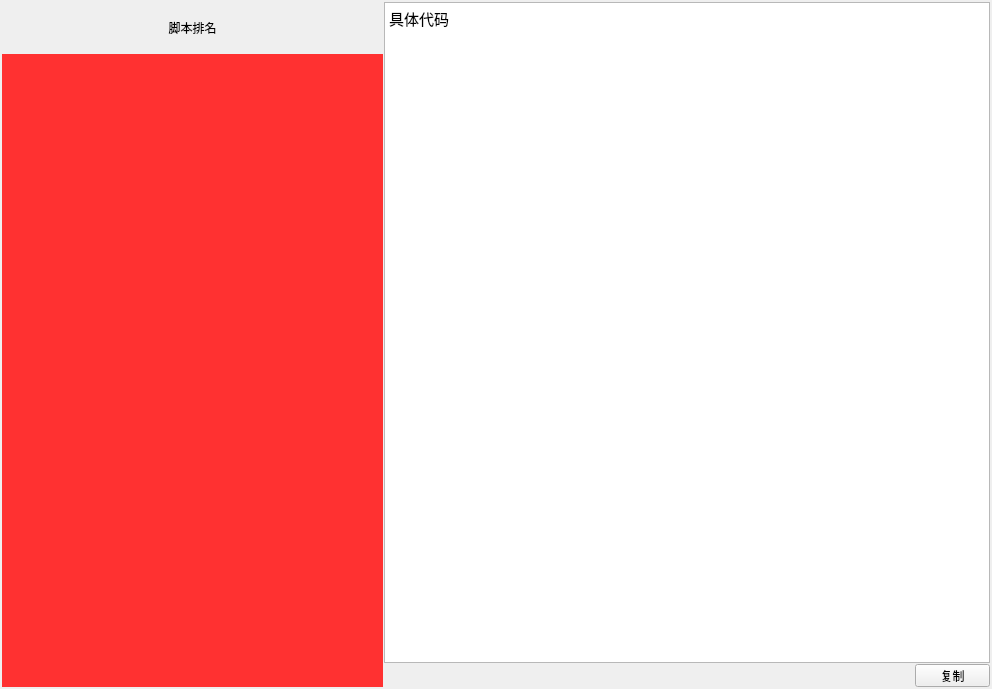
<?xml version="1.0" encoding="UTF-8"?>
<ui version="4.0">
 <class>Form</class>
 <widget class="QWidget" name="Form">
  <property name="geometry">
   <rect>
    <x>0</x>
    <y>0</y>
    <width>992</width>
    <height>689</height>
   </rect>
  </property>
  <property name="windowTitle">
   <string>Form</string>
  </property>
  <layout class="QGridLayout" name="gridLayout">
   <property name="leftMargin">
    <number>2</number>
   </property>
   <property name="topMargin">
    <number>2</number>
   </property>
   <property name="rightMargin">
    <number>2</number>
   </property>
   <property name="bottomMargin">
    <number>2</number>
   </property>
   <property name="spacing">
    <number>1</number>
   </property>
   <item row="0" column="0">
    <widget class="QLabel" name="label_2">
     <property name="minimumSize">
      <size>
       <width>0</width>
       <height>51</height>
      </size>
     </property>
     <property name="maximumSize">
      <size>
       <width>16777215</width>
       <height>51</height>
      </size>
     </property>
     <property name="styleSheet">
      <string notr="true">font: 18pt &quot;黑体&quot;;</string>
     </property>
     <property name="text">
      <string>脚本排名</string>
     </property>
     <property name="alignment">
      <set>Qt::AlignCenter</set>
     </property>
    </widget>
   </item>
   <item row="0" column="1" rowspan="2" colspan="2">
    <widget class="QTextBrowser" name="textBrowser">
     <property name="html">
      <string>&lt;!DOCTYPE HTML PUBLIC &quot;-//W3C//DTD HTML 4.0//EN&quot; &quot;http://www.w3.org/TR/REC-html40/strict.dtd&quot;&gt;
&lt;html&gt;&lt;head&gt;&lt;meta name=&quot;qrichtext&quot; content=&quot;1&quot; /&gt;&lt;style type=&quot;text/css&quot;&gt;
p, li { white-space: pre-wrap; }
&lt;/style&gt;&lt;/head&gt;&lt;body style=&quot; font-family:'SimSun'; font-size:9pt; font-weight:400; font-style:normal;&quot;&gt;
&lt;p style=&quot; margin-top:0px; margin-bottom:0px; margin-left:0px; margin-right:0px; -qt-block-indent:0; text-indent:0px;&quot;&gt;&lt;span style=&quot; font-family:'黑体'; font-size:11pt;&quot;&gt;具体代码&lt;/span&gt;&lt;/p&gt;&lt;/body&gt;&lt;/html&gt;</string>
     </property>
    </widget>
   </item>
   <item row="1" column="0" rowspan="2">
    <widget class="QWidget" name="widget_3" native="true">
     <property name="minimumSize">
      <size>
       <width>381</width>
       <height>0</height>
      </size>
     </property>
     <property name="maximumSize">
      <size>
       <width>381</width>
       <height>16777215</height>
      </size>
     </property>
     <property name="styleSheet">
      <string notr="true">background-color: rgb(255, 49, 49);</string>
     </property>
    </widget>
   </item>
   <item row="2" column="1">
    <spacer name="horizontalSpacer">
     <property name="orientation">
      <enum>Qt::Horizontal</enum>
     </property>
     <property name="sizeHint" stdset="0">
      <size>
       <width>527</width>
       <height>20</height>
      </size>
     </property>
    </spacer>
   </item>
   <item row="2" column="2">
    <widget class="QPushButton" name="pushButton">
     <property name="minimumSize">
      <size>
       <width>75</width>
       <height>23</height>
      </size>
     </property>
     <property name="maximumSize">
      <size>
       <width>75</width>
       <height>23</height>
      </size>
     </property>
     <property name="text">
      <string>复制</string>
     </property>
    </widget>
   </item>
  </layout>
 </widget>
 <resources/>
 <connections/>
</ui>
